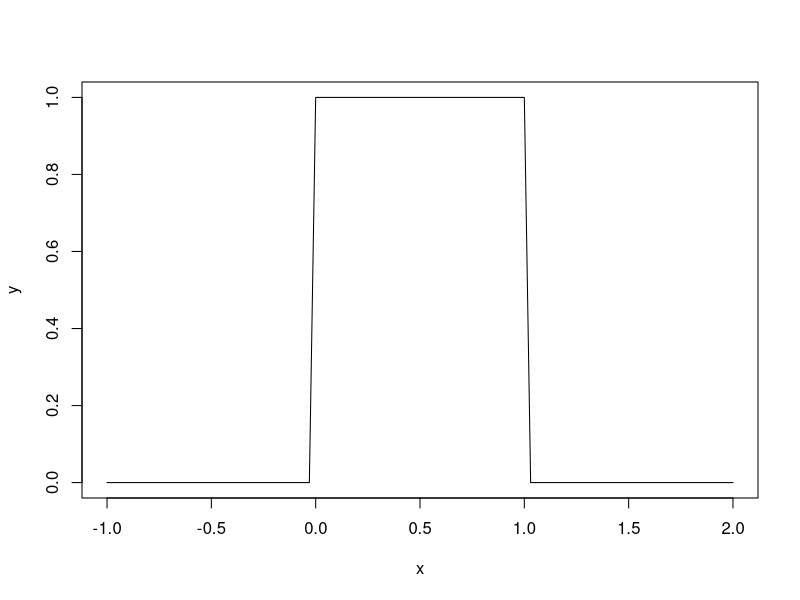
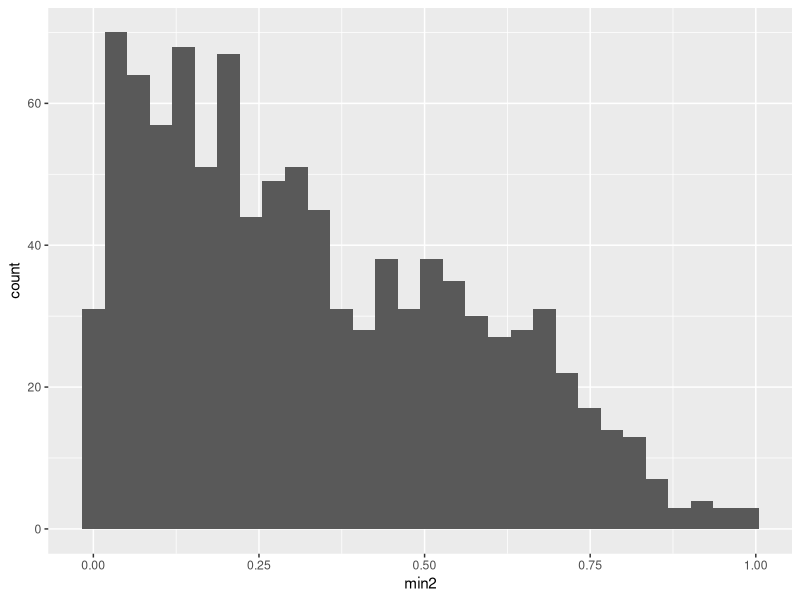
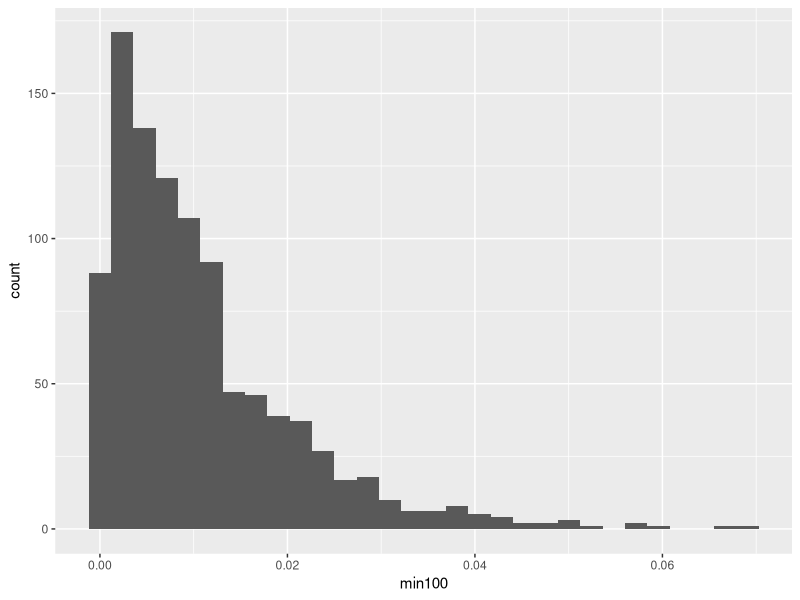
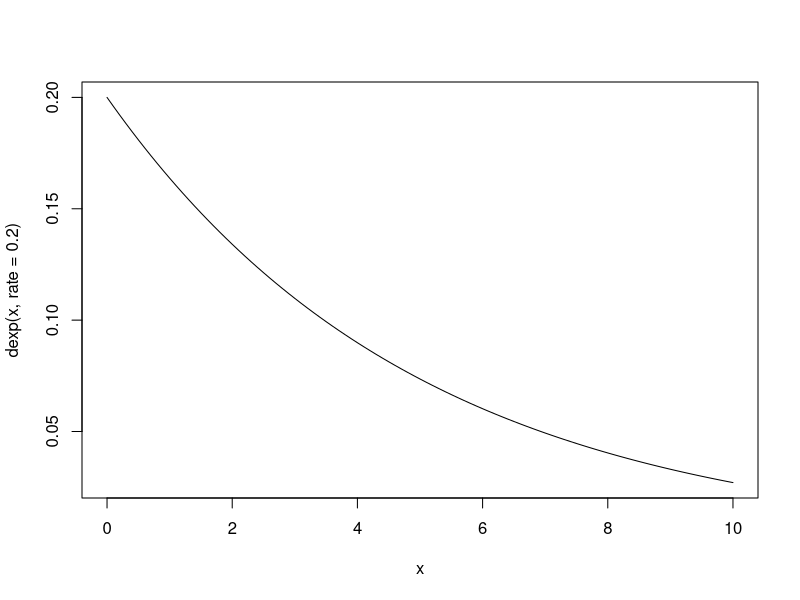
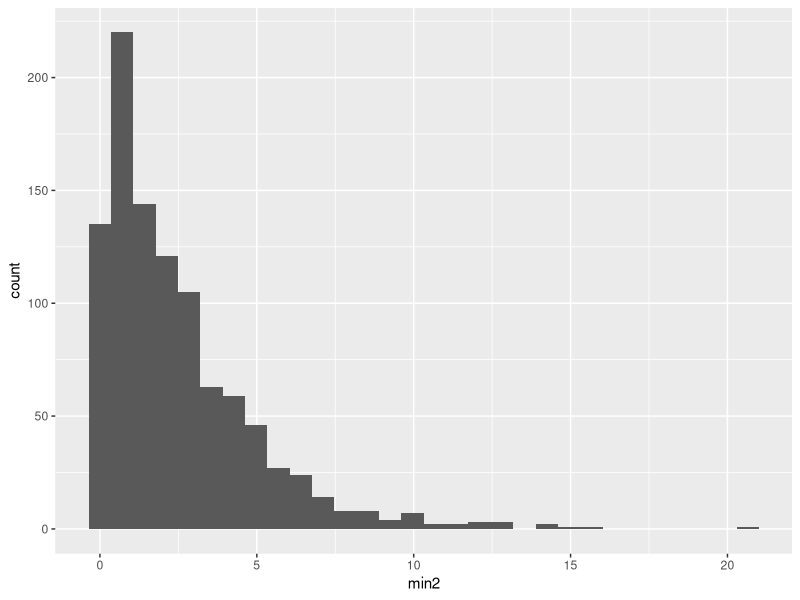
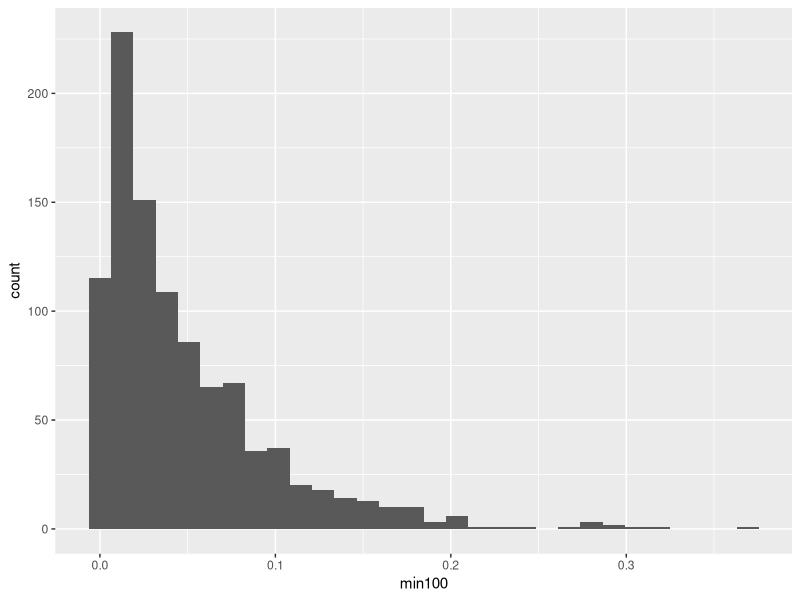
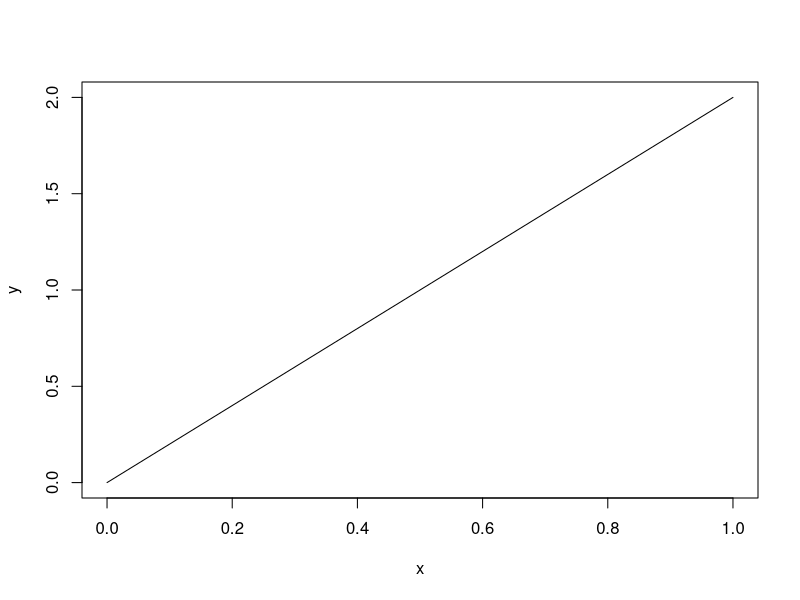
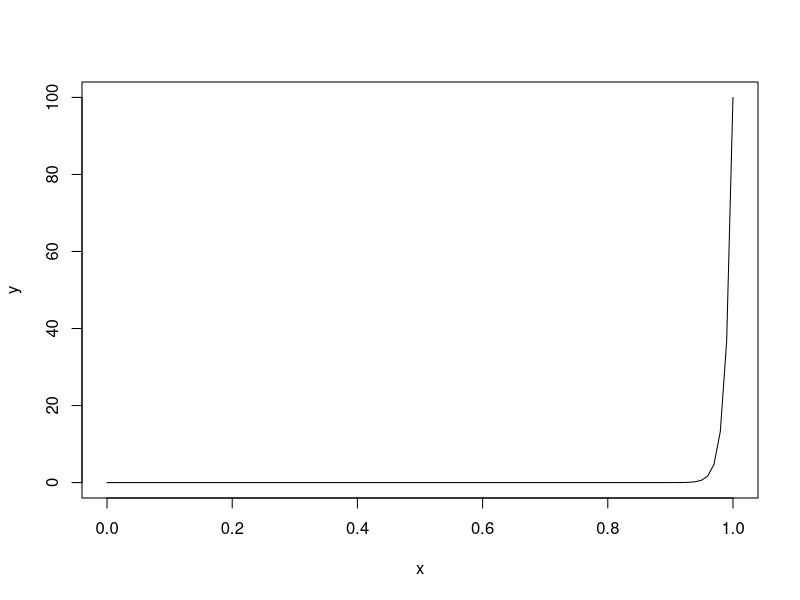

Generate these figures, in order, with R:
## ---- chunk 1
x<-seq(-1,2,length=100)
y<-dunif(x,min=0,max=1,)
plot(x,y,type='l')
## ---- chunk 2
#| warning: false
library(ggplot2)

unisample<-data.frame(sim=1:1000,min2=NA,min100=NA)

for(i in 1:1000){
  data1<-runif(2,min=0,max=1)
  data2<-runif(100,min=0,max=1)
  unisample$min2[i]<-min(data1)
  unisample$min100[i]<-min(data2)
}  

ggplot(unisample, aes(min2)) + geom_histogram()

ggplot(unisample, aes(min100)) + geom_histogram()
## ---- chunk 3
curve(dexp(x,rate=0.2),from=0, to=10)
## ---- chunk 4
#| warning: false
library(ggplot2)

expsample<-data.frame(sim=1:1000,min2=NA,min100=NA)

for(i in 1:1000){
  data1<-rexp(2,rate=0.2)
  data2<-rexp(100,rate=0.2)
  expsample$min2[i]<-min(data1)
  expsample$min100[i]<-min(data2)
}  

ggplot(expsample, aes(min2)) + geom_histogram()

ggplot(expsample, aes(min100)) + geom_histogram()
## ---- chunk 5
#| echo: false
x<-seq(0,1,length=100)
y<-2*x
plot(x,y,type='l')
## ---- chunk 6
#| echo: false
x<-seq(0,1,length=100)
y<-100*(x**99)
plot(x,y,type='l')
## ---- chunk 7
#| echo: false
x<-seq(0,1,length=100)
y<-2*(1-x)
plot(x,y,type='l')
## ---- chunk 8
#| echo: false
x<-seq(0,1,length=100)
y<-100*(1-x)**99
plot(x,y,type='l')
## ---- chunk 9
#| echo: false
x<-seq(0,100,length=10000)
y<-(2/5)*exp(-x/5)*(1-exp(-x/5))
plot(x,y,type='l')
## ---- chunk 10
#| echo: false
x<-seq(0,100,length=10000)
y<-(100/5)*exp(-x/5)*(1-exp(-x/5))**99
plot(x,y,type='l')
